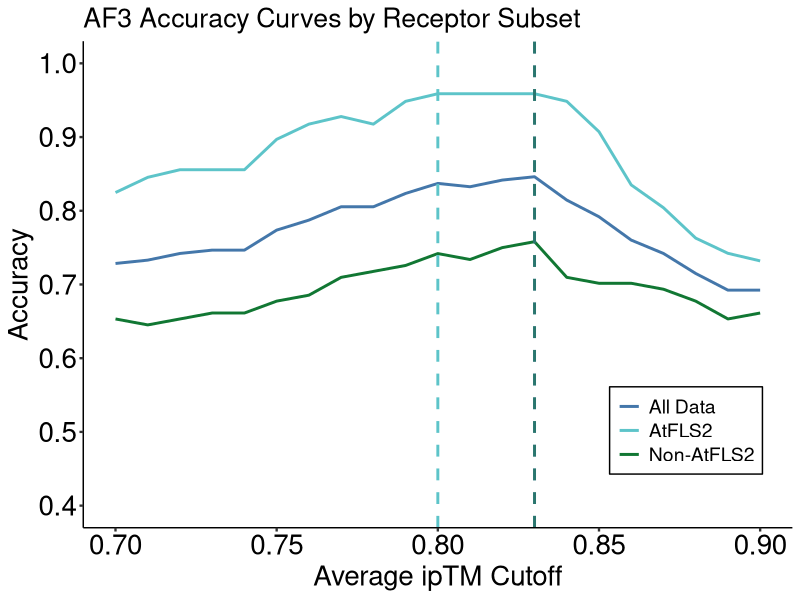
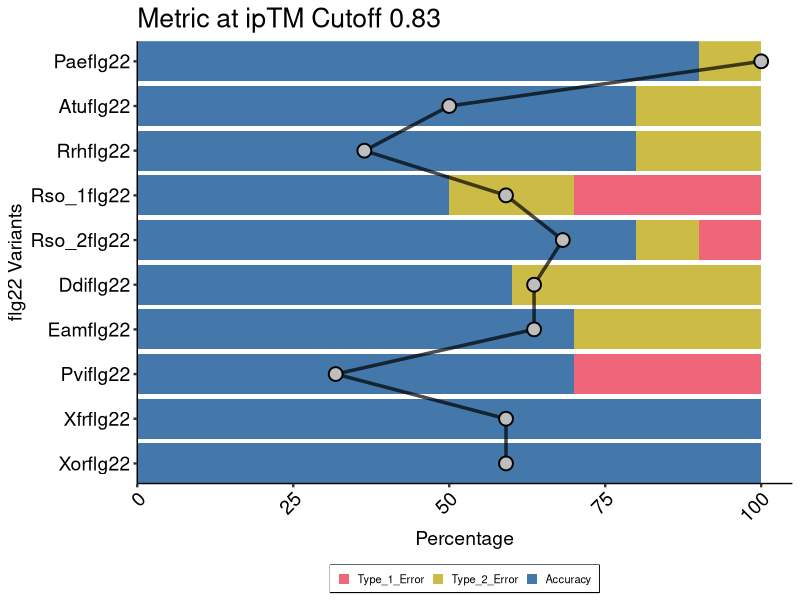
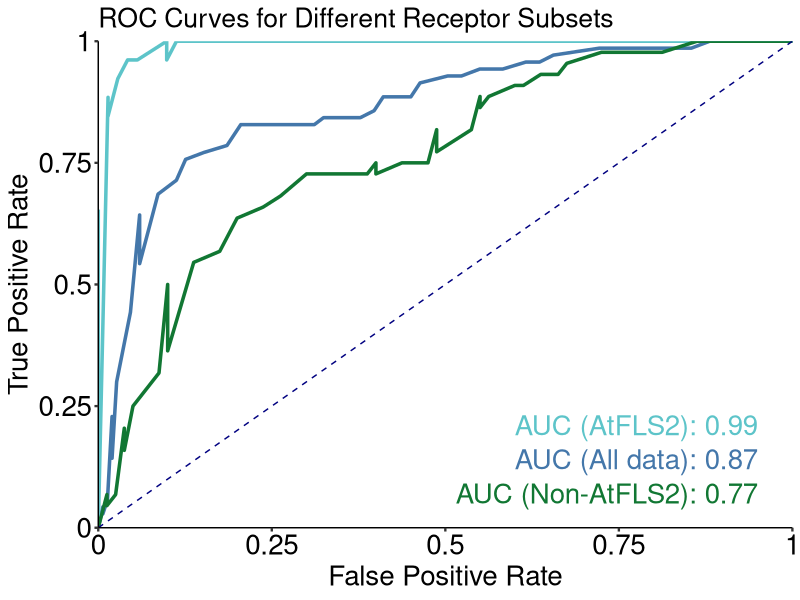
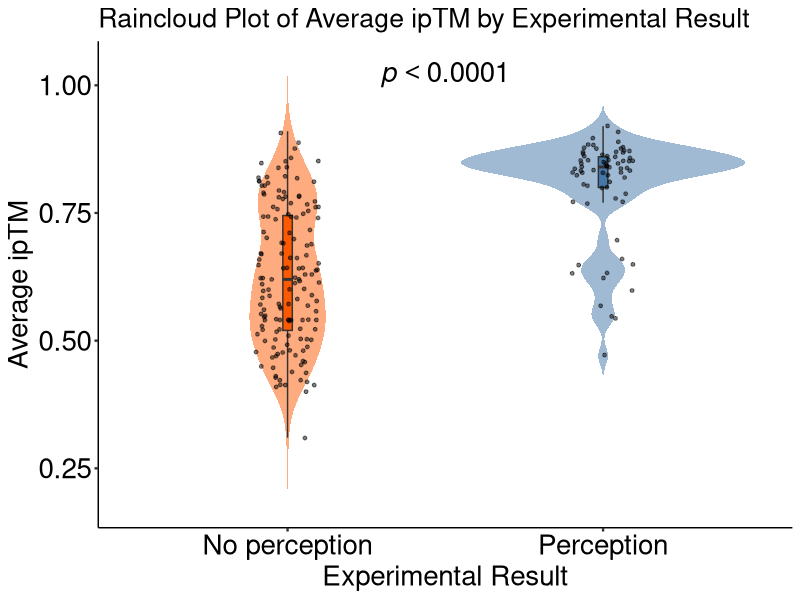
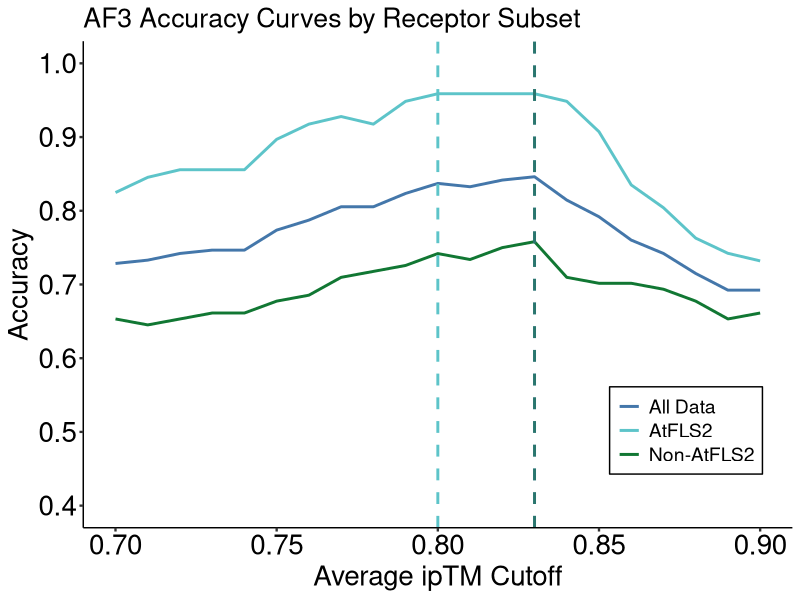
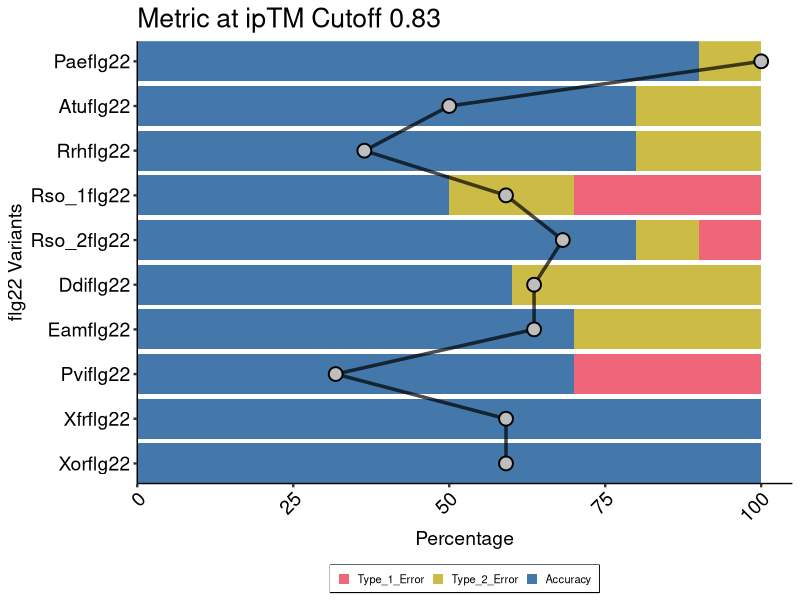
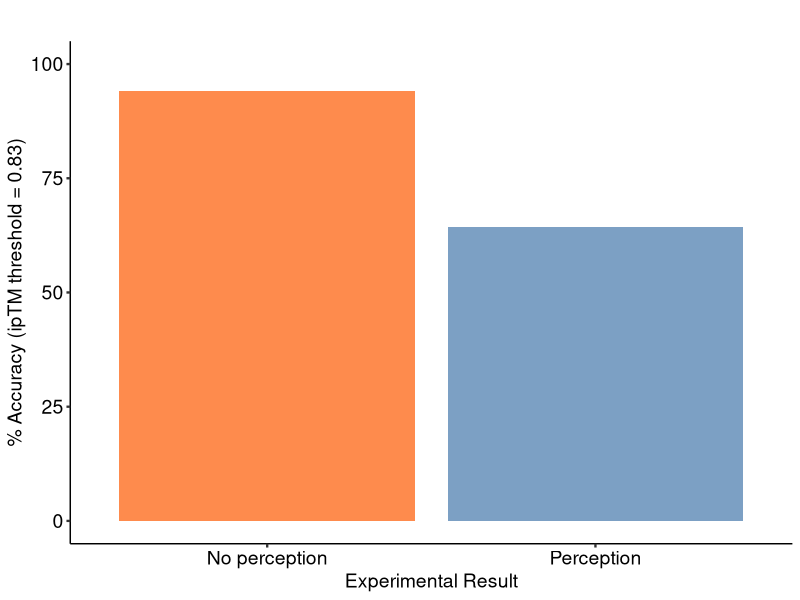
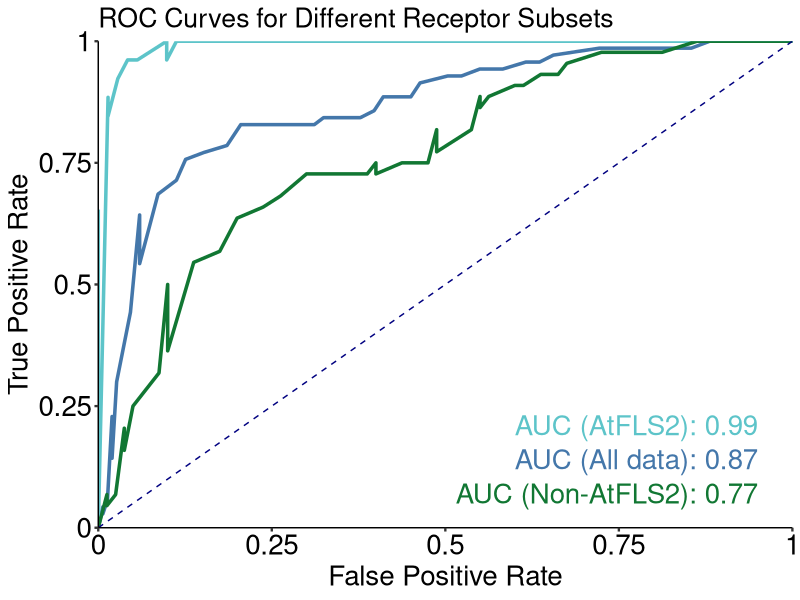

Recreate these plots in R, in order.
## ---- chunk 1
library(ggplot2)
library(dplyr)
library(tidyr)

setwd("~/R/FLS2_engineering/R_ploting/script/")

# Define your customized ggplot theme
my_ggplot_theme <- theme_classic() +
  theme(text = element_text(size = 16),
        axis.title.x = element_text(size = 20, color = "black"),
        axis.title.y = element_text(size = 20, color = "black"),
        axis.text.x = element_text(size = 20, color = "black"),
        axis.text.y = element_text(size = 20, color = "black"),
        axis.ticks = element_line(size = 0.8),
        legend.position = c(0.85, 0.2), # Adjust position to bottom right above x-axis
        legend.background = element_rect(fill = "white", color = "black"),
        legend.title = element_blank(), # Remove the legend title for a cleaner look
        legend.text = element_text(size = 14))

# Read and prepare the data
data <- read.csv("../input/af3/ipTM_ploting.csv")

# Define the range of cutoffs
cutoffs <- seq(0.7, 0.9, by = 0.01)

# Function to calculate accuracy for a given subset of data
calculate_accuracy <- function(data_subset) {
  expanded_data <- data_subset %>% 
    crossing(Cutoff = cutoffs) %>% 
    mutate(
      Cutoff = as.numeric(Cutoff),
      Accurate = ifelse(Average_ipTM >= Cutoff & Known_outcome == "Perception" |
                        Average_ipTM < Cutoff & Known_outcome == "No perception", 1, 0)
    ) %>% 
    group_by(Cutoff) %>% 
    summarise(
      Accuracy = mean(Accurate),
      .groups = 'drop'
    )
  return(expanded_data)
}

# Calculate accuracy for all data, only AtFLS2, and non-AtFLS2
accuracy_all <- calculate_accuracy(data)
accuracy_AtFLS2 <- calculate_accuracy(data[data$receptor == "AtFLS2", ])
accuracy_non_AtFLS2 <- calculate_accuracy(data[data$receptor != "AtFLS2", ])

# Find the optimal cutoff where accuracy is maximum for each group
optimal_cutoff_all <- accuracy_all$Cutoff[which.max(accuracy_all$Accuracy)]
max_accuracy_all <- max(accuracy_all$Accuracy)

optimal_cutoff_AtFLS2 <- accuracy_AtFLS2$Cutoff[which.max(accuracy_AtFLS2$Accuracy)]
max_accuracy_AtFLS2 <- max(accuracy_AtFLS2$Accuracy)

optimal_cutoff_non_AtFLS2 <- accuracy_non_AtFLS2$Cutoff[which.max(accuracy_non_AtFLS2$Accuracy)]
max_accuracy_non_AtFLS2 <- max(accuracy_non_AtFLS2$Accuracy)

# Output results
cat("All Data - Optimal ipTM Cutoff:", optimal_cutoff_all, "\n")
cat("All Data - Highest Accuracy:", max_accuracy_all * 100, "%\n")
cat("AtFLS2 - Optimal ipTM Cutoff:", optimal_cutoff_AtFLS2, "\n")
cat("AtFLS2 - Highest Accuracy:", max_accuracy_AtFLS2 * 100, "%\n")
cat("Non-AtFLS2 - Optimal ipTM Cutoff:", optimal_cutoff_non_AtFLS2, "\n")
cat("Non-AtFLS2 - Highest Accuracy:", max_accuracy_non_AtFLS2 * 100, "%\n")

# Plotting
ggplot() +
  geom_line(data = accuracy_all, aes(x = Cutoff, y = Accuracy, color = "All Data"), size = 1) +
  geom_line(data = accuracy_AtFLS2, aes(x = Cutoff, y = Accuracy, color = "AtFLS2"), size = 1) +
  geom_line(data = accuracy_non_AtFLS2, aes(x = Cutoff, y = Accuracy, color = "Non-AtFLS2"), size = 1) +
  geom_vline(xintercept = optimal_cutoff_all, linetype = "dashed", color = "#4477aa", size = 1) +
  geom_vline(xintercept = optimal_cutoff_AtFLS2, linetype = "dashed", color = "#5dc4c9", size = 1) +
  geom_vline(xintercept = optimal_cutoff_non_AtFLS2, linetype = "dashed", color = "#117733", size = 1, alpha = 0.5) +
  scale_color_manual(values = c("All Data" = "#4477aa",
                                "AtFLS2" = "#5dc4c9",
                                "Non-AtFLS2" = "#117733")) +
  scale_y_continuous(limits = c(0.4, 1), breaks = seq(0, 1, by = 0.1)) +
  labs(x = "Average ipTM Cutoff", y = "Accuracy", title = "AF3 Accuracy Curves by Receptor Subset") +
  my_ggplot_theme

# Save the plot
ggsave("../output/af3/AF3_accuracy_by_receptor.pdf", dpi = 300, width = 6.6, height = 6)


## ---- chunk 2
library(ggplot2)
library(dplyr)
library(tidyr)

# Load and prepare the data
data <- read.csv("../input/af3/ipTM_ploting_subset.csv") 

data_processed <- data %>%
  mutate(
    Accuracy = ifelse((Average_ipTM >= 0.83 & Known_outcome == "Perception") | 
                      (Average_ipTM < 0.83 & Known_outcome == "No perception"), 1, 0),
    Type_1_Error = ifelse(Average_ipTM >= 0.83 & Known_outcome == "No perception", 1, 0),
    Type_2_Error = ifelse(Average_ipTM < 0.83 & Known_outcome == "Perception", 1, 0)
  ) %>%
  group_by(ligand_name) %>%
  summarise(
    Accuracy_Percentage = mean(Accuracy) * 100,
    Type_1_Error_Percentage = mean(Type_1_Error) * 100,
    Type_2_Error_Percentage = mean(Type_2_Error) * 100,
    .groups = 'drop'
  )

# Correctly pivot the data
data_long <- data_processed %>%
  pivot_longer(
    cols = c("Accuracy_Percentage", "Type_1_Error_Percentage", "Type_2_Error_Percentage"),
    names_to = "Metric",
    values_to = "Percentage"
  ) %>%
  mutate(Metric = gsub("_Percentage$", "", Metric))

# Set the order of flg22 variants as in the similarity matrix
variant_order <- c("Paeflg22", "Atuflg22", "Rrhflg22","Rso_1flg22", "Rso_2flg22","Ddiflg22", "Eamflg22", "Pviflg22", "Xfrflg22", "Xorflg22")
data_long$ligand_name <- factor(data_long$ligand_name, levels = rev(variant_order))
data_long$Metric <- factor(data_long$Metric, levels = c("Type_1_Error", "Type_2_Error", "Accuracy"))

# Prepare similarity data
similarity_data <- data.frame(
  ligand_name = variant_order,
  sim = c(100, 50, 36.4, 59.1, 68.2, 63.6, 63.6, 31.8, 59.1, 59.1)
)
similarity_data$ligand_name <- factor(similarity_data$ligand_name, levels = variant_order)

my_ggplot_theme <- theme_classic() +
  theme(text = element_text(size = 16),
        axis.title.x = element_text(size = 14, color = "black"),
        axis.title.y = element_text(size = 14, color = "black"),
        axis.text.x = element_text(size = 14, color = "black"),
        axis.text.y = element_text(size = 14, color = "black"),
        axis.ticks = element_line(size = 0.8))
# Plot
stacked_plot <- ggplot(data_long, aes(x = ligand_name, y = Percentage, fill = Metric)) +
  geom_bar(stat = "identity", position = "stack") +
  coord_flip() +  # This flips the plot to vertical orientation
  scale_fill_manual(values = c("Accuracy" = "#4477aa", "Type_1_Error" = "#ee6677", "Type_2_Error" = "#ccbb44")) +
  labs(title = "Metric at ipTM Cutoff 0.83",
       x = "flg22 Variants", y = "Percentage") +
  my_ggplot_theme +
  scale_y_continuous(expand = c(0, 0), limits = c(0, 105)) +
  scale_x_discrete(expand = c(0, 0)) +
  theme(axis.text.x = element_text(angle = 45, hjust = 1),
        legend.position = "bottom",  # Moves legend to the bottom
        legend.title = element_blank(),  # Optionally remove the legend title
        legend.box = "horizontal",  # Horizontal layout for the legend items
        legend.box.background = element_rect(color="black", size=0.5),  # Adds a box around the legend with a border
        legend.text = element_text(size = 8),  # Adjust text size for better fit
        legend.key.size = unit(0.3, "cm"))  # Adjusts the size of the legend keys

# Add similarity data as a line plot over the bars
final_plot <- stacked_plot +
  geom_line(data = similarity_data, aes(x = ligand_name, y = sim, group = 1), 
            color = "black", size = 1.2, inherit.aes = FALSE, alpha = 0.7) +
  geom_point(data = similarity_data, aes(x = ligand_name, y = sim), 
             color = "black", size = 4, inherit.aes = FALSE, 
             shape = 21, fill = "grey", stroke = 1)  # Increased size and added border

# Display the combined plot
print(final_plot)

# Optionally, save the plot
ggsave("../output/af3/combined_metrics_similarity_plot.pdf", final_plot, width = 4.2, height = 6)
## ---- chunk 3
library(ggplot2)
library(dplyr)

# Load the data
data <- read.csv("../input/af3/ipTM_ploting.csv")

my_ggplot_theme <- theme_classic() +
  theme(text = element_text(size = 16),
        axis.title.x = element_text(size = 14, color = "black"),
        axis.title.y = element_text(size = 14, color = "black"),
        axis.text.x = element_text(size = 14, color = "black"),
        axis.text.y = element_text(size = 14, color = "black"),
        axis.ticks = element_line(size = 0.8))

# Define the cutoff
cutoff <- 0.83

# Calculate accuracy based on the cutoff
data <- data %>%
  mutate(
    Accurate = ifelse((Average_ipTM >= cutoff & Known_outcome == "Perception") | 
                      (Average_ipTM < cutoff & Known_outcome == "No perception"), 1, 0)
  )

# Group by Known_outcome and calculate accuracy percentage
accuracy_data <- data %>%
  group_by(Known_outcome) %>%
  summarise(
    Accuracy_Percentage = mean(Accurate) * 100,
    .groups = 'drop'
  )

# Plotting the bar graph
plot <- ggplot(accuracy_data, aes(x = Known_outcome, y = Accuracy_Percentage, fill = Known_outcome)) +
  geom_bar(stat = "identity", alpha = 0.7) +
  labs(title = "",
       x = "Experimental Result",
       y = "% Accuracy (ipTM threshold = 0.83)") +
  my_ggplot_theme +
  theme(legend.position = "none")+
  ylim(0, 100)+
  scale_fill_manual(values = c("#fd5901", "#4477aa"))  # Color aesthetic based on the experimental result

ggsave("../output/af3/accuracy_on_experimental_data.pdf", plot, width = 4, height = 6)
## ---- chunk 4
# Load necessary libraries
library(ggplot2)
library(pROC)
library(readr)  # Use read_csv from readr

# Read the data from the CSV file
data <- read_csv("../input/af3/ipTM_ploting.csv")  # Ensure the correct path and file extension

# Ensure the experimental results are properly formatted
data$Known_outcome <- as.factor(data$Known_outcome)

# Subset data for the three groups
data_all <- data
data_AtFLS2 <- data[data$receptor == "AtFLS2", ]
data_no_AtFLS2 <- data[data$receptor != "AtFLS2", ]

# Calculate ROC curves for each subset
roc_all <- roc(response = data_all$Known_outcome, predictor = data_all$Average_ipTM)
roc_AtFLS2 <- roc(response = data_AtFLS2$Known_outcome, predictor = data_AtFLS2$Average_ipTM)
roc_no_AtFLS2 <- roc(response = data_no_AtFLS2$Known_outcome, predictor = data_no_AtFLS2$Average_ipTM)

# Extract AUC values
auc_all <- auc(roc_all)
auc_AtFLS2 <- auc(roc_AtFLS2)
auc_no_AtFLS2 <- auc(roc_no_AtFLS2)

# Extract coordinates for the ROC curves
coords_all <- coords(roc_all, "all", ret = c("threshold", "sensitivity", "specificity", "accuracy"))
coords_AtFLS2 <- coords(roc_AtFLS2, "all", ret = c("threshold", "sensitivity", "specificity", "accuracy"))
coords_no_AtFLS2 <- coords(roc_no_AtFLS2, "all", ret = c("threshold", "sensitivity", "specificity", "accuracy"))

# Convert to data frames for ggplot
coords_all_df <- as.data.frame(coords_all)
coords_AtFLS2_df <- as.data.frame(coords_AtFLS2)
coords_no_AtFLS2_df <- as.data.frame(coords_no_AtFLS2)

my_ggplot_theme <- theme_classic() +
  theme(text = element_text(size = 16),
        axis.title.x = element_text(size = 20, color = "black"),
        axis.title.y = element_text(size = 20, color = "black"),
        axis.text.x = element_text(size = 20, color = "black"),
        axis.text.y = element_text(size = 20, color = "black"),
        axis.ticks = element_line(size = 0.8))

# Plot the ROC curves using ggplot2
roc_plot <- ggplot() +
  geom_line(data = coords_all_df, aes(x = 1 - specificity, y = sensitivity), color = "#4477aa", size = 1.2) +
  geom_line(data = coords_AtFLS2_df, aes(x = 1 - specificity, y = sensitivity), color = "#5dc4c9", size = 1.2) +
  geom_line(data = coords_no_AtFLS2_df, aes(x = 1 - specificity, y = sensitivity), color = "#117733", size = 1.2) +
  geom_line(data = data.frame(x = c(0, 1), y = c(0, 1)), aes(x, y), linetype = "dashed", color = "navy") +
  annotate("text", x = 0.95, y = 0.05, label = sprintf("AUC (Non-AtFLS2): %.2f", auc_no_AtFLS2), color = "#117733", hjust = 1, vjust = 0, size = 7) +
  annotate("text", x = 0.95, y = 0.19, label = sprintf("AUC (AtFLS2): %.2f", auc_AtFLS2), color = "#5dc4c9", hjust = 1, vjust = 0, size = 7) +
  annotate("text", x = 0.95, y = 0.12, label = sprintf("AUC (All data): %.2f", auc_all), color = "#4477aa", hjust = 1, vjust = 0, size = 7) +
  scale_x_continuous(expand = c(0, 0), limits = c(0, 1), breaks = c(0, 0.25, 0.5, 0.75, 1), labels = c("0", "0.25", "0.5", "0.75", "1")) +
  scale_y_continuous(expand = c(0, 0), limits = c(0, 1), breaks = c(0, 0.25, 0.5, 0.75, 1), labels = c("0", "0.25", "0.5", "0.75", "1")) +
  labs(title = "ROC Curves for Different Receptor Subsets", 
       x = "False Positive Rate", y = "True Positive Rate") +
  my_ggplot_theme

# Print the plot
print(roc_plot)

# Save the plot
ggsave("../output/af3/ROC_multiple_curves.pdf", plot = roc_plot, width = 6.5, height = 6, dpi = 300)


## ---- chunk 5
# Load necessary libraries
library(ggplot2)
library(dplyr)
library(readr)  # For reading the CSV file

# Read the data from a CSV file
data <- read_csv("../input/af3/ipTM_ploting.csv")

# Assuming the data has columns 'Known_outcome' and 'Average_ipTM'
data <- data %>%
  mutate(Known_outcome = factor(Known_outcome))

# Assess normality using Shapiro-Wilk test
shapiro_results <- data %>%
  group_by(Known_outcome) %>%
  summarise(shapiro_p_value = shapiro.test(Average_ipTM)$p.value)

print("Shapiro-Wilk Test for Normality:")
print(shapiro_results)

# If p-value < 0.05, data is not normally distributed
if(any(shapiro_results$shapiro_p_value < 0.05)) {
  test_method <- "wilcox.test"
  test_name <- "Wilcoxon rank-sum test"
  # Perform Wilcoxon rank-sum test
  wilcox_test <- wilcox.test(Average_ipTM ~ Known_outcome, data = data)
  p_value <- wilcox_test$p.value
} else {
  test_method <- "t.test"
  test_name <- "t-test"
  # Perform t-test
  t_test <- t.test(Average_ipTM ~ Known_outcome, data = data)
  p_value <- t_test$p.value
}

# Print the selected test method and p-value
print(paste("Selected test:", test_name))
print(paste("P-value:", p_value))

# Creating the raincloud plot without p-value display
ggplot(data, aes(x = Known_outcome, y = Average_ipTM, fill = Known_outcome)) +
  geom_violin(trim = FALSE, alpha = 0.5, color = NA, show.legend = FALSE) +  # Density plot
  geom_boxplot(width = 0.03, outlier.shape = NA, show.legend = FALSE) +  # Boxplot inside the violin
  geom_jitter(size = 1, alpha = 0.5, color = "black", width = 0.1, show.legend = FALSE) +  # Points with jitter
   annotate("text", x = 1.5, y = max(data$Average_ipTM) + 0.1, 
           label = expression(italic(p) < "0.0001"), size = 7, hjust = 0.5) +  # Add italic p-value text above violins
  scale_fill_manual(values = c("#fd5901", "#4477aa")) +  # Custom colors for each experimental result
  labs(title = "Raincloud Plot of Average ipTM by Experimental Result",
       x = "Experimental Result",
       y = "Average ipTM") +
  my_ggplot_theme

# Optionally, you can save the plot to a file
ggsave("../output/af3/raincloud.pdf", width = 6, height = 5.7, dpi = 300)

